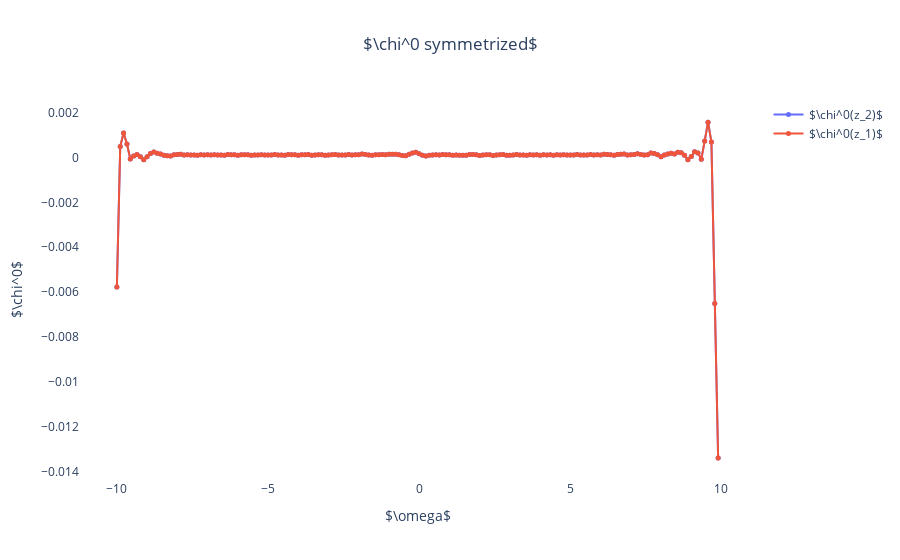

Notebook code for this chart:
### Code cell
fig = go.Figure()
X = np.linspace(-20/2, 20/2, d2, endpoint = False)
xtitle = r'$\omega$'
z = 179
fig.add_trace(go.Scatter(x = X, y = np.real(chi0zz_sym[z, :]), name = r'$\chi^0(z_2)$', mode = "lines+markers",marker=dict(
            size=5,
        ),))
fig.add_trace(go.Scatter(x = X, y = np.real(chi0zz_sym[:, z]), name = r'$\chi^0(z_1)$', mode = "lines+markers",marker=dict(
            size=5,
        ),))
#fig.add_trace(go.Scatter(x = X, y = np.real(chi0zz_sym[z+9, :]), name = r'$\chi^0(z_2)$', mode = "lines+markers",marker=dict(
#            size=5,
#        ),))
fig.update_layout(title_text = r'$\chi^0 symmetrized$', title_x=0.5,xaxis_title= xtitle,
        yaxis_title = r'$\chi^0$',paper_bgcolor='rgba(0,0,0,0)', plot_bgcolor='rgba(0,0,0,0)',)
    #fig.show(dpi = 300)


fig.show()

### Figure 1 — Plotly figure (JSON) as saved in the notebook; plotly's stock layout.template omitted (floating-point values rounded to 4 significant figures; data arrays with more than 128 entries replaced by an {"elided": "..."} marker saying what was removed)
{"data": [{"marker": {"size": 5}, "mode": "lines+markers", "name": "$\\chi^0(z_2)$", "type": "scatter", "x": {"elided": "180 float values"}, "y": {"elided": "180 float values"}}, {"marker": {"size": 5}, "mode": "lines+markers", "name": "$\\chi^0(z_1)$", "type": "scatter", "x": {"elided": "180 float values"}, "y": {"elided": "180 float values"}}], "layout": {"paper_bgcolor": "rgba(0,0,0,0)", "plot_bgcolor": "rgba(0,0,0,0)", "title": {"text": "$\\chi^0 symmetrized$", "x": 0.5}, "xaxis": {"title": {"text": "$\\omega$"}}, "yaxis": {"title": {"text": "$\\chi^0$"}}}}
